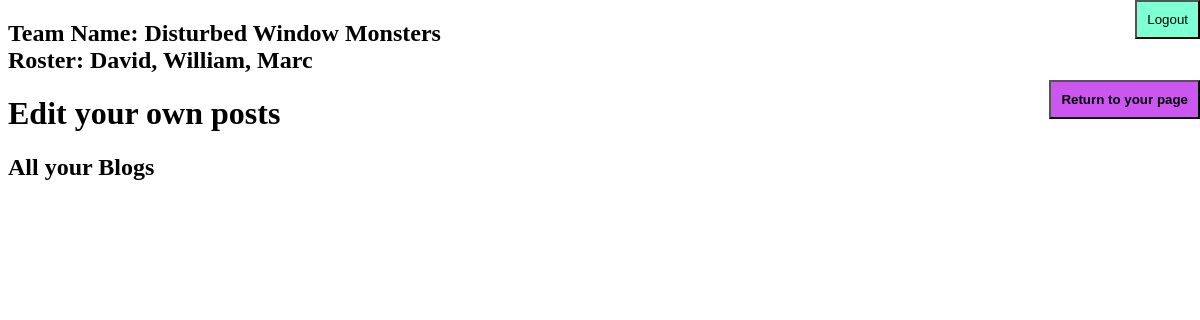
Page /edit (signed in) on the earlier database version.
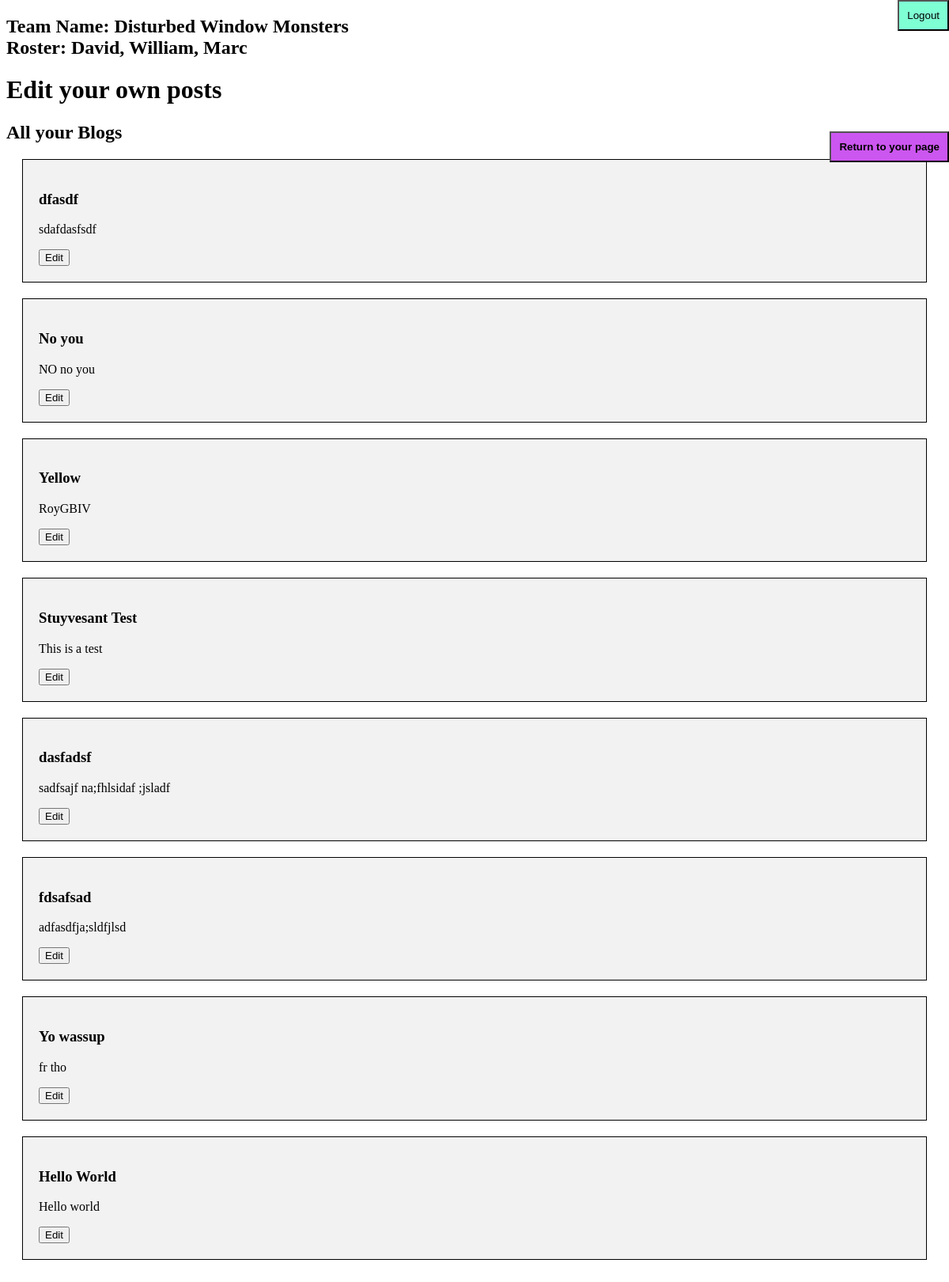
Same page on the later database version.
### tables this page shows
CREATE TABLE blog(user TEXT, title TEXT, content TEXT, date_added INTEGER, data_mod INTEGER, num_view INTEGER, time INTEGER, id INTEGER PRIMARY KEY AUTOINCREMENT, slug TEXT UNIQUE);

### __init__.py (the view, shortened to what this page needs)
@app.route("/edit", methods=['GET', 'POST'])
def edit():
    if request.method == "GET":
        return render_template('edit.html', blogs = get_user_posts(session.get('username')))
    else:
        return Response(status=405)

### db_user.py (called while the page is built)
def get_user_posts(name):
    return c.execute("SELECT * FROM blog WHERE user=? ORDER BY time DESC",(name,)).fetchall()

### templates/edit.html (shortened to what this page needs)
<!DOCTYPE html>
<html>
<head>
    <link rel="stylesheet" href="./static/index.css">
</head>
<body>
    <div>
        <h2>Team Name: Disturbed Window Monsters
            <br>
            Roster: David, William, Marc
        </h2>
        <h1>
            Edit your own posts
        </h1>
            <div>
                <h2>
                    All your Blogs
                </h2>
                <div>
                   {% for blog in blogs %}
                        <div style="background-color: #f2f2f2; padding: 20px; margin: 20px; border: 1px solid black;">
                            <h3>
                                {{blog[1]}}
                            </h3>
                            <p>
                                {{blog[2]}}
                            </p>
                            <a href = "/blog/{{blog[8]}}/edit">
                                <button>
                                    Edit
                                </button>
                            </a>
                        </div>
                    {% endfor %}
                </div>
            </div>
        <br>
        <form method="POST" action="/logout">
            <button type="submit" style="position:absolute; top:0%; right:0%;padding:10px; background-color: aquamarine;">
              Logout
            </button>
          </form>
        <br>
        <a href="/back">
            <button style="position:absolute; top:10%; right:0%;padding:10px; background-color: rgb(204, 86, 240);">
                <b>Return to your page</b>
            </button>
        </a>
    </div>
</body>
</html>

Differences in the rows shown:
added blog: title "dfasdf", content "sdafdasfsdf"
added blog: title "No you", content "NO no you"
added blog: title "Yellow", content "RoyGBIV"
added blog: title "Stuyvesant Test", content "This is a test"
added blog: title "dasfadsf", content "sadfsajf na;fhlsidaf ;jsladf"
added blog: title "fdsafsad", content "adfasdfja;sldfjlsd"
added blog: title "Yo wassup", content "fr tho"
added blog: title "Hello World", content "Hello world"
